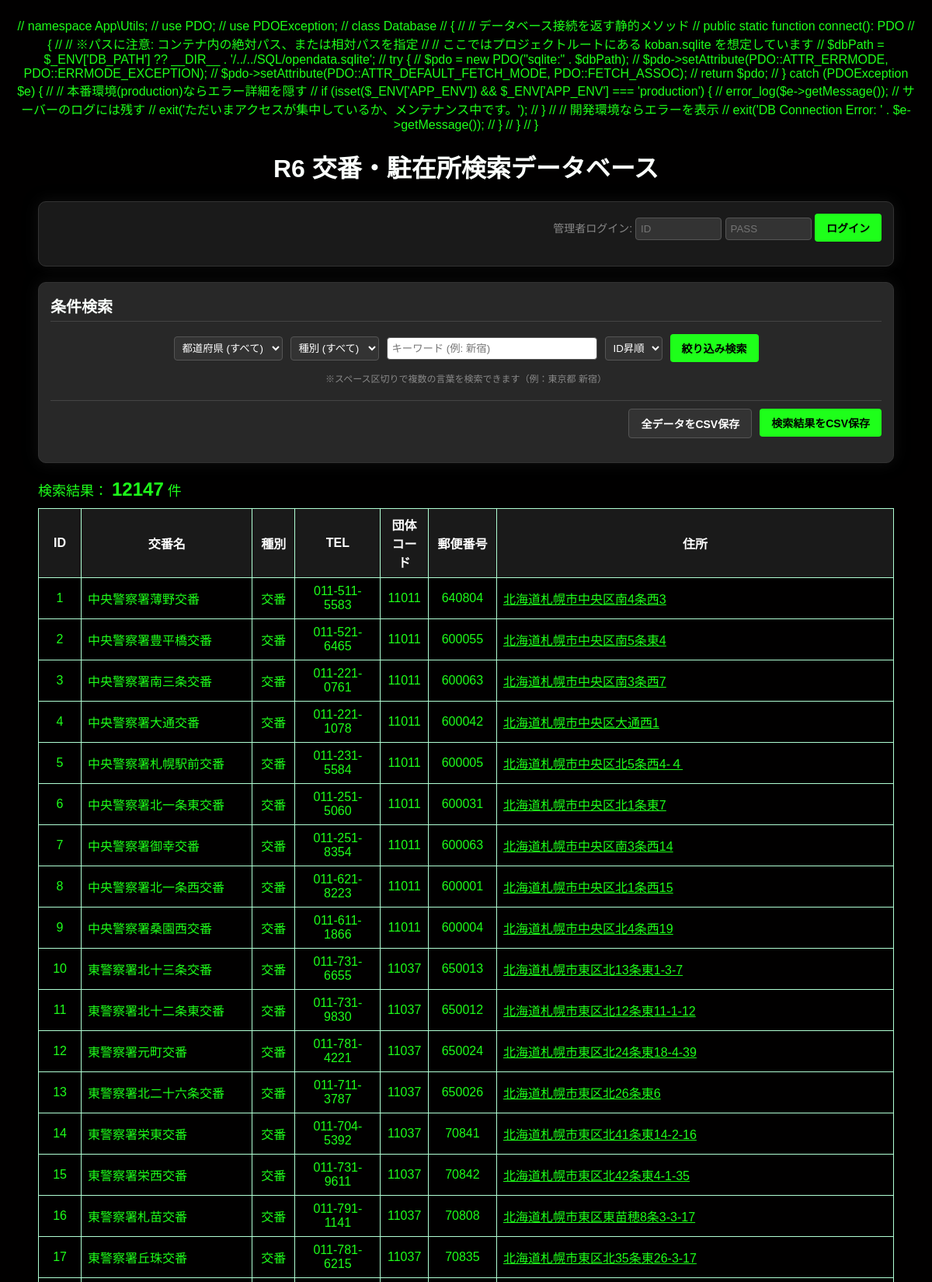
The page / (upper part) on the database its author committed.
### tables this page shows
CREATE TABLE koban(
id integer primary key,
pref varchar(10),
pref_police varchar(50),
koban_name varchar(50),
koban_name_kana varchar(50),
type varchar(10),
koban_name_append varchar(50),
koban_fullname varchar(50),
phone_number varchar(20),
postal_code integer,
addr1 varchar(50),
addr2 varchar(50),
group_code integer,
addr3 varchar(50),
addr4 varchar(50));

### src/Controllers/KobanController.php (called while the page is built, shortened)
<?php
class KobanController
{
    public function index()
    {
        $kobanModel = new Koban();
        $message = $_SESSION['message'] ?? '';
        $limit = 100;
        $page = max(1, (int)($_GET['page'] ?? 1));
        $offset = ($page - 1) * $limit;
        $data = $kobanModel->search($_GET, $limit, $offset, $_GET['sort'] ?? 'id_asc');
        $total_count = $kobanModel->count($_GET);
        $total_pages = ceil($total_count / $limit);
        return View::render('home', [
            'all_data'    => $data,
            'total_count' => $total_count,
            'page'        => $page,
            'total_pages' => $total_pages,
            'message'     => $message ?? '',
            'pref_list'   => ["北海道", "青森県", "岩手県", "宮城県", "秋田県", "山形県", "福島県", "茨城県", "栃木県", "群馬県", "埼玉県", "千葉県", "東京都", "神奈川県", "新潟県", "富山県", "石川県", "福井県", "山梨県", "長野県", "岐阜県", "静岡県", "愛知県", "三重県", "滋賀県", "京都府", "大阪府", "兵庫県", "奈良県", "和歌山県", "鳥取県", "島根県", "岡山県", "広島県", "山口県", "徳島県", "香川県", "愛媛県", "高知県", "福岡県", "佐賀県", "長崎県", "熊本県", "大分県", "宮崎県", "鹿児島県", "沖縄県"]
        ]);
    }
}

### src/Utils/functions.php (called while the page is built, shortened)
<?php
function h($str)
{
    return htmlspecialchars($str ?? '', ENT_QUOTES, 'UTF-8');
}
function buildSearchQuery($getParams)
{
    $where_clauses = [];
    $params = [];
    $log_parts = [];
    $keyword = $getParams['keyword'] ?? '';
    $type = $getParams['search_type'] ?? '';
    $pref = $getParams['search_pref'] ?? '';
    $where_sql = !empty($where_clauses) ? "WHERE " . implode(' AND ', $where_clauses) : "";
    return [
        'sql' => $where_sql,
        'params' => $params,
        'log_detail' => empty($log_parts) ? "全データ" : implode(' ', $log_parts)
    ];
}

### src/Models/Koban.php (called while the page is built, shortened)
<?php
class Koban
{
    public function search($params, $limit, $offset, $sort)
    {
        $db = Database::connect();
        $searchData = buildSearchQuery($params);
        $sql = "SELECT * FROM koban " . $searchData['sql'];
        $sort_sql = match ($sort) {
            'id_desc' => "ORDER BY id DESC",
            'name_asc' => "ORDER BY koban_fullname ASC",
            default => "ORDER BY id ASC"
        };
        $sql .= " $sort_sql LIMIT $limit OFFSET $offset";
        $stmt = $db->prepare($sql);
        $stmt->execute($searchData['params']);
        return $stmt->fetchAll(PDO::FETCH_ASSOC);
    }
    public function count($params)
    {
        $db = Database::connect();
        $searchData = buildSearchQuery($params);
        $stmt = $db->prepare("SELECT COUNT(*) FROM koban " . $searchData['sql']);
        $stmt->execute($searchData['params']);
        return $stmt->fetchColumn();
    }
}

### views/home.php (the view, shortened to what this page needs)
<?php
require __DIR__ . '/layouts/header.php';
?>
<div class="container">
    <div class="box">
        <?php if (!isset($_SESSION['logged_in'])): ?>
            <form method="post" action="/auth/login" style="text-align: right;">
                <span style="color: #888; font-size: 14px;">管理者ログイン: </span>
                <input type="text" name="login_id" placeholder="ID" size="10">
                <input type="password" name="login_pass" placeholder="PASS" size="10">
                <input type="submit" value="ログイン" class="btn-primary">
            </form>
        <?php endif; ?>
    </div>
    <div class="box" style="background-color: #282828;">
        <h2 style="margin-top: 0; border-bottom: 1px solid #444; padding-bottom: 5px; font-size: 20px;">条件検索</h2>
        <form action="" method="get">
            <div class="flex-row" style="justify-content: center;">
                <select name="search_pref">
                    <option value="">都道府県 (すべて)</option>
                </select>
                <select name="search_type">
                    <option value="">種別 (すべて)</option>
                </select>
                <input type="text" name="keyword" placeholder="キーワード (例: 新宿)" value="<?php echo h($_GET['keyword'] ?? ''); ?>" style="background: #fff; color: #000;" size="30">
                <select name="sort">
                    <option value="id_asc">ID昇順</option>
                </select>
                <input type="submit" value="絞り込み検索" class="btn-primary">
            </div>
            <p style="font-size: 12px; color: #888; text-align: center; margin-bottom: 0;">※スペース区切りで複数の言葉を検索できます（例：東京都 新宿）</p>
        </form>
        <div style="margin-top: 20px; text-align: right; border-top: 1px solid #444; padding-top: 10px; display: flex; justify-content: flex-end; gap: 10px;">
            <form action="/koban/export" method="get">
                <button type="submit" class="btn-secondary">全データをCSV保存</button>
            </form>
            <form action="/koban/export" method="get">
                <button type="submit" class="btn-primary" style="color: #000;">検索結果をCSV保存</button>
            </form>
        </div>
    </div>
    <div style="text-align: left; margin-bottom: 5px; font-size: 18px;">
        <?php if ($total_count > 0): ?>
            検索結果： <span style="font-weight: bold; font-size: 24px; color: #1eff1a;"><?php echo $total_count; ?></span> 件
        <?php else: ?>
            <span style="color: #ff4444;">条件に一致するデータは見つかりませんでした。</span>
        <?php endif; ?>
    </div>
    <table>
        <tr style="background-color: #4a4a4a;">
            <th width="5%">ID</th>
            <th width="20%">交番名</th>
            <th width="5%">種別</th>
            <th width="10%">TEL</th>
            <th width="5%">団体コード</th>
            <th width="8%">郵便番号</th>
            <th>住所</th>
        </tr>
        <?php foreach ($all_data as $row): ?>
            <tr>
                <td style="text-align: center;"><?php echo h($row['id']); ?></td>
                <td><?php echo h($row['koban_fullname']); ?></td>
                <td style="text-align: center;"><?php echo h($row['type']); ?></td>
                <td style="text-align: center;"><?php echo h($row['phone_number']); ?></td>
                <td style="text-align: center;"><?php echo h($row['group_code']); ?></td>
                <td style="text-align: center;"><?php echo h($row['postal_code']); ?></td>
                <td>
                    <a href="https://www.google.com/maps/search/?api=1&query=<?php echo urlencode($row['pref'] . $row['addr3']); ?>"
                        target="_blank"
                        style="color: #1eff1a; text-decoration: underline;"
                        title="Googleマップで見る">
                        <?php echo h($row['pref'] . $row['addr3']); ?>
                    </a>
                </td>
            </tr>
        <?php endforeach; ?>
    </table>
</div>
</body>
</html>

### public/index.php (shortened to what this page needs)
<?php
$requestPath = parse_url($_SERVER['REQUEST_URI'], PHP_URL_PATH);
$method = $_SERVER['REQUEST_METHOD'];
$path = str_replace('/index.php', '', $requestPath);
$routes = [
    'GET' => [
        '/'             => [KobanController::class, 'index'],
        '/opendata'     => [KobanController::class, 'index'],
        '/koban/create' => [KobanController::class, 'create'],
        '/koban/edit'   => [KobanController::class, 'edit'],
        '/admin/login'  => [AuthController::class, 'showLoginForm'],
        '/koban/export' => [KobanController::class, 'export'],
        '/admin/logs'            => [AdminController::class, 'logs'],
        '/admin/api/logs'        => [AdminController::class, 'apiLogs'],
        '/admin/password/change' => [AdminController::class, 'changePassword'],
        '/admin/users'           => [AdminController::class, 'admins'],
        '/admin/password/reset'  => [AdminController::class, 'resetPasswordForm']
    ],
    'POST' => [
        '/koban/store'  => [KobanController::class, 'store'],
        '/koban/delete' => [KobanController::class, 'delete'],
        '/auth/login'   => [AuthController::class, 'login'],
        '/auth/logout'  => [AuthController::class, 'logout'],
        '/koban/import' => [KobanController::class, 'importCsv'],
        '/admin/password/update' => [AdminController::class, 'updatePassword'],
        '/admin/users/store'     => [AdminController::class, 'storeAdmin'],
        '/admin/password/reset'  => [AdminController::class, 'resetPasswordExec'],
    ]
];
if (isset($routes[$method][$path])) {
    [$controllerClass, $action] = $routes[$method][$path];
    if (class_exists($controllerClass)) {
        $controller = new $controllerClass();
        if (method_exists($controller, $action)) {
            $controller->$action();
        } else {
            http_response_code(500);
            echo "Error: Method '$action' not found in $controllerClass";
        }
    } else {
        http_response_code(500);
        echo "Error: Class '$controllerClass' not found";
    }
} else {
    http_response_code(404);
    echo "<h1>404 Not Found</h1>";
    echo "<p>ページが見つかりません。</p>";
    echo "<a href='/'>トップページへ戻る</a>";
}

### src/Utils/View.php (shortened to what this page needs)
<?php
class View
{
    public static function render($viewName, $data = [])
    {
        extract($data);
        $filePath = __DIR__ . '/../../views/' . $viewName . '.php';
        if (file_exists($filePath)) {
            require $filePath;
        } else {
            echo "View file not found: " . htmlspecialchars($viewName);
        }
    }
}

### views/layouts/header.php (shortened to what this page needs)
<!DOCTYPE html>
<html lang="ja">
<head>
    <link rel="stylesheet" href="../../public/css/style.css">
</head>
<body>
    <h1><?php echo h($page_title ?? 'R6 交番・駐在所検索データベース'); ?></h1>

### public/css/style.css (style rules this page uses)
body { background-color: #010000; color: #1eff1a; font-family: sans-serif; text-align: center; margin: 0; padding: 20px; display: flex; flex-direction: column; align-items: center; }
h1, h2, h3 { color: #fbfffc; }
.container { width: 95%; max-width: 1400px; margin: 0 auto; }
.box { background-color: #1a1a1a; padding: 15px; margin-bottom: 20px; border-radius: 10px; border: 1px solid #333; box-shadow: 0px 0px 20px rgba(40, 40, 40, 0.4); text-align: left; }
input[type=text], input[type=password], input[type=tel], input[type=date], select { background: #333; color: #fff; border: 1px solid #555; padding: 6px; border-radius: 4px; }
input[type=submit], button, .btn { cursor: pointer; font-weight: bold; border: none; padding: 8px 15px; border-radius: 4px; text-decoration: none; display: inline-block; font-size: 14px; }
.btn-primary { background-color: #1eff1a; color: #000; }
.btn-secondary { background-color: #333; color: #fff; border: 1px solid #555; }
a { color: #888; text-decoration: none; }
table { width: 100%; border-collapse: collapse; border: 1px solid #b0ffd4; margin-top: 10px; }
th { background-color: #1a1a1aff; color: #fff; padding: 8px; border: 1px solid #b0ffd4; text-align: center; }
td { border: 1px solid #b0ffd4; padding: 8px; color: #1eff1a; background-color: #010000; }
.flex-row { display: flex; gap: 10px; align-items: center; flex-wrap: wrap; }

### rows shown on the page
koban: id "1", koban_fullname "中央警察署薄野交番", type "交番", phone_number "011-511-5583", group_code "11011", postal_code "640804", pref+addr3 "北海道札幌市中央区南4条西3"
koban: id "2", koban_fullname "中央警察署豊平橋交番", type "交番", phone_number "011-521-6465", group_code "11011", postal_code "600055", pref+addr3 "北海道札幌市中央区南5条東4"
koban: id "3", koban_fullname "中央警察署南三条交番", type "交番", phone_number "011-221-0761", group_code "11011", postal_code "600063", pref+addr3 "北海道札幌市中央区南3条西7"
koban: id "4", koban_fullname "中央警察署大通交番", type "交番", phone_number "011-221-1078", group_code "11011", postal_code "600042", pref+addr3 "北海道札幌市中央区大通西1"
koban: id "5", koban_fullname "中央警察署札幌駅前交番", type "交番", phone_number "011-231-5584", group_code "11011", postal_code "600005", pref+addr3 "北海道札幌市中央区北5条西4-４"
koban: id "6", koban_fullname "中央警察署北一条東交番", type "交番", phone_number "011-251-5060", group_code "11011", postal_code "600031", pref+addr3 "北海道札幌市中央区北1条東7"
koban: id "7", koban_fullname "中央警察署御幸交番", type "交番", phone_number "011-251-8354", group_code "11011", postal_code "600063", pref+addr3 "北海道札幌市中央区南3条西14"
koban: id "8", koban_fullname "中央警察署北一条西交番", type "交番", phone_number "011-621-8223", group_code "11011", postal_code "600001", pref+addr3 "北海道札幌市中央区北1条西15"
koban: id "9", koban_fullname "中央警察署桑園西交番", type "交番", phone_number "011-611-1866", group_code "11011", postal_code "600004", pref+addr3 "北海道札幌市中央区北4条西19"
koban: id "10", koban_fullname "東警察署北十三条交番", type "交番", phone_number "011-731-6655", group_code "11037", postal_code "650013", pref+addr3 "北海道札幌市東区北13条東1-3-7"
koban: id "11", koban_fullname "東警察署北十二条東交番", type "交番", phone_number "011-731-9830", group_code "11037", postal_code "650012", pref+addr3 "北海道札幌市東区北12条東11-1-12"
koban: id "12", koban_fullname "東警察署元町交番", type "交番", phone_number "011-781-4221", group_code "11037", postal_code "650024", pref+addr3 "北海道札幌市東区北24条東18-4-39"
koban: id "13", koban_fullname "東警察署北二十六条交番", type "交番", phone_number "011-711-3787", group_code "11037", postal_code "650026", pref+addr3 "北海道札幌市東区北26条東6"
koban: id "14", koban_fullname "東警察署栄東交番", type "交番", phone_number "011-704-5392", group_code "11037", postal_code "70841", pref+addr3 "北海道札幌市東区北41条東14-2-16"
koban: id "15", koban_fullname "東警察署栄西交番", type "交番", phone_number "011-731-9611", group_code "11037", postal_code "70842", pref+addr3 "北海道札幌市東区北42条東4-1-35"
koban: id "16", koban_fullname "東警察署札苗交番", type "交番", phone_number "011-791-1141", group_code "11037", postal_code "70808", pref+addr3 "北海道札幌市東区東苗穂8条3-3-17"
koban: id "17", koban_fullname "東警察署丘珠交番", type "交番", phone_number "011-781-6215", group_code "11037", postal_code "70835", pref+addr3 "北海道札幌市東区北35条東26-3-17"

### other values the page prints
$page_title "R6 交番・駐在所検索データベース"
$total_count "12147"
